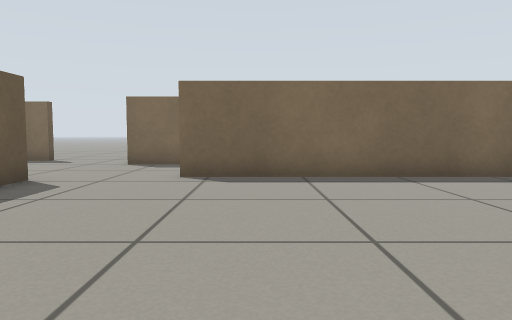
[1] (above)

14 first-person views from a walk through a robot-simulator world made for Gazebo. The camera is 0.45 m above the floor, tilts 4° down and sees 70° across. The floor is counted in squares, 0.5 m on a side. Each view is taken from the middle of a square. On the plan, view 1 faces up. The plan holds only what a view shows up to about 12 squares ahead; the rest is blank.

[2]
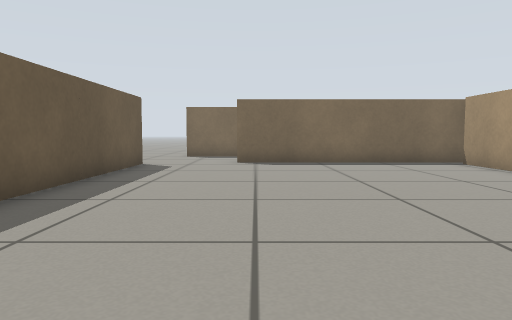

[3]
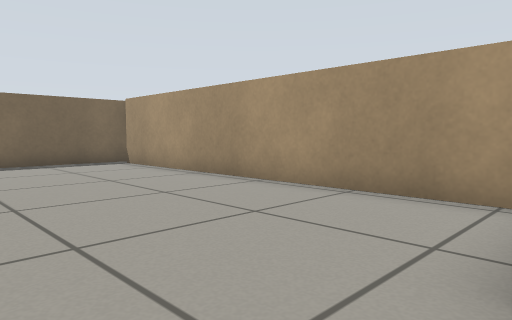

[4]
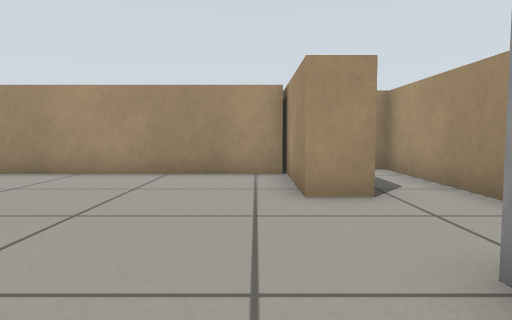

[5]
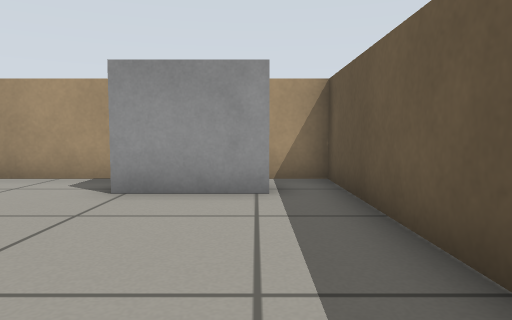

[6]
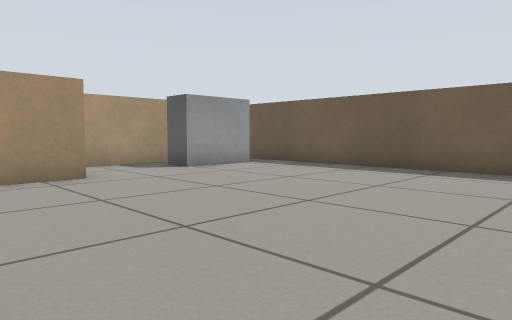

[7]
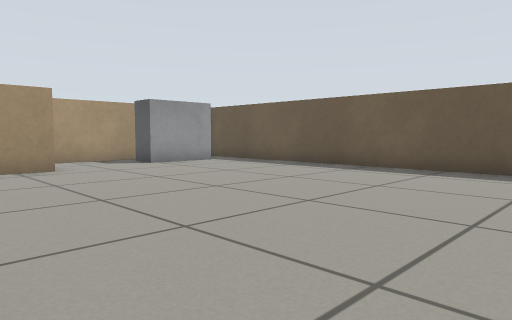

[8]
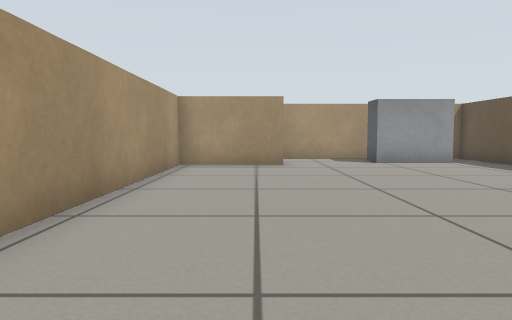

[9]
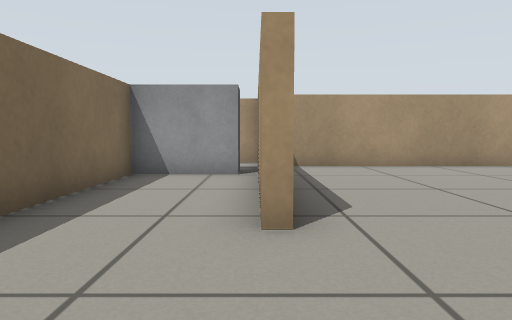

[10]
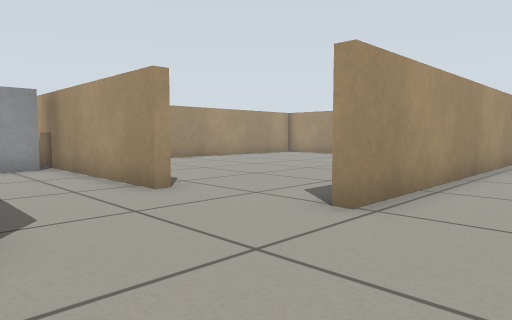

[11]
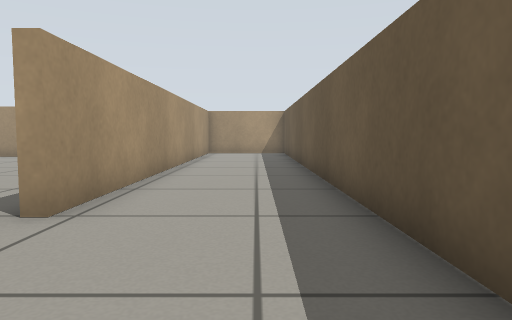

[12]
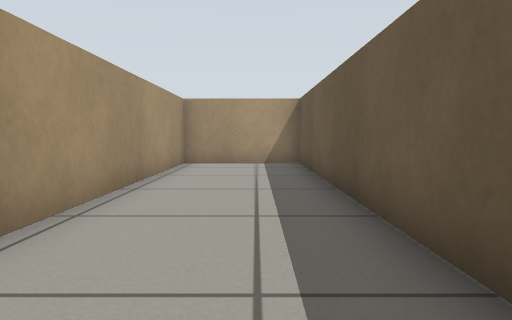

[13]
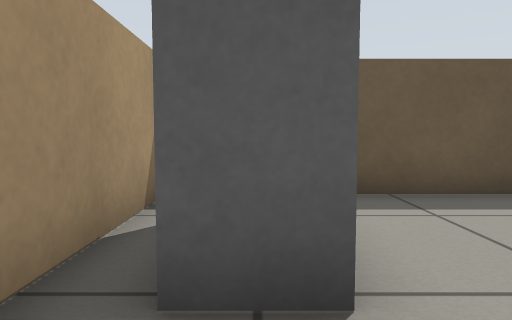

[14]
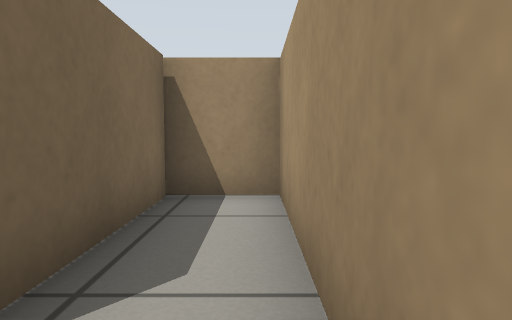

### Floor plan
Points are (right, up) in squares from view 1. A wall is a line through its corners. A room is listed if a view was taken in it or the views show most of it. See-through windows are left out.
Room 1 (views 1, 2, 3, 4, 5, 6, 7, 8, 13, 14)
walls: (2.2, -4.8) (2.2, -3.7) (5.9, -3.7); (5.3, -3.6) (5.3, 7); (5.8, 7.6) (-1.6, 7.6); (-4.5, 7.1) (-4.5, -6.4) (6.3, -6.4) (6.3, -4.7) (2.8, -4.7)
ways out: opening at (-2.5, 7.5) to room 2
objects: grey box (-3, -5) to (-1, -5)
Room 2 (views 9, 10, 11, 12)
walls: (-1.6, 7.9) (5, 7.9); (3.2, 10.8) (-3.9, 10.8); (-8.4, 9.1) (-8.4, -6.4) (-4.8, -6.4) (-4.8, 7.1) (-4.5, 7.1)
ways out: opening at (-2.5, 7.5) to room 1
objects: grey box (3, 9) to (4, 10)

Positions as (right, up) in squares from view 1, and headings:
1: (0, 0), facing up
2: (-1, -4), facing up
3: (0, -4), facing up-right
4: (-3, -3), facing right
5: (-3, 1), facing down
6: (5, 4), facing down-left
7: (5, 6), facing down-left
8: (3, 7), facing down
9: (-5, 8), facing right
10: (-7, 11), facing down-right
11: (-7, 11), facing down
12: (-7, 5), facing down
13: (1, -5), facing left
14: (1, -6), facing right
